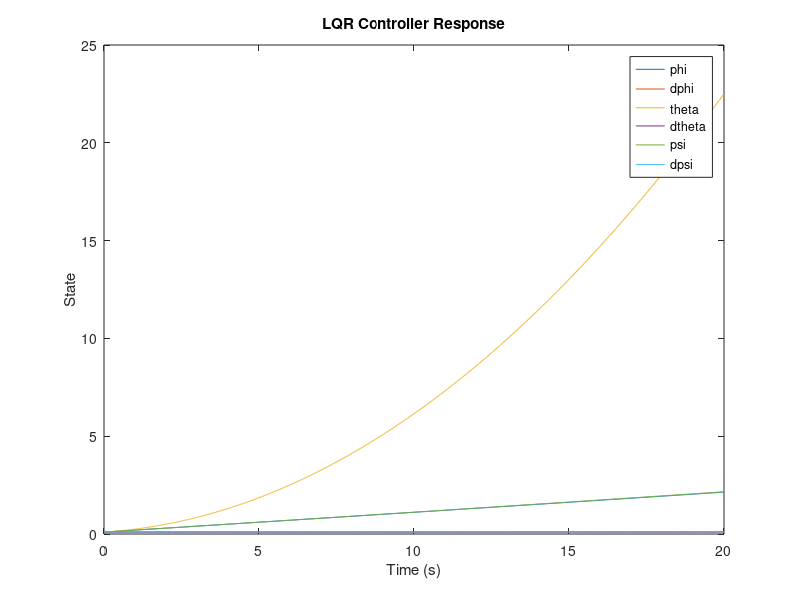

MATLAB code to generate this figure:
clear all;
close all;
clc;

A = [0 1 0 0 0 0;
     0 0 0 0 0 0;
     0 0 0 0 1 0;
     0 0 0 0 0 0;
     0 0 0 0 0 1;
     0 0 0 0 0 0];

Ixx = 10;
Iyy = 10;
Izz = 10;

B = [0 0 0;
     1/Ixx 0 0;
     0 0 0;
     0 1/Iyy 0;
     0 0 0;
     0 0 1/Izz];

C = [1 0 0 0 0 0;
     0 1 0 0 0 0;
     0 0 1 0 0 0;
     0 0 0 1 0 0;
     0 0 0 0 1 0;
     0 0 0 0 0 1];

D = zeros(6,3);

% Define the weighting matrices
%Q = diag([1, 1, 1, 1, 1, 1]) + C'*Qf*C;
Q = diag([1, 1, 1, 1, 1, 1]);
R = diag([10, 10, 10]);

% Compute the optimal control gain matrix K
[P, ~, ~] = dare(A, B, Q, R);
K = -inv(R)*B'*P;

% Define the initial state and time span
x0 = [0.1; 0.1; 0.1; 0.1; 0.1; 0.1];
tspan = linspace(0, 20, 1000);

% Define the LQR controller function
lqr_controller = @(t,x) (A - B*K)*x;

% Simulate the system with the LQR controller
[t, x] = ode45(lqr_controller, tspan, x0);

% Plot the results
figure;
plot(t, x(:, 1), t, x(:, 2), t, x(:, 3), t, x(:, 4), t, x(:, 5), t, x(:, 6));
title('LQR Controller Response');
xlabel('Time (s)');
ylabel('State');
legend('phi', 'dphi', 'theta', 'dtheta', 'psi', 'dpsi');
